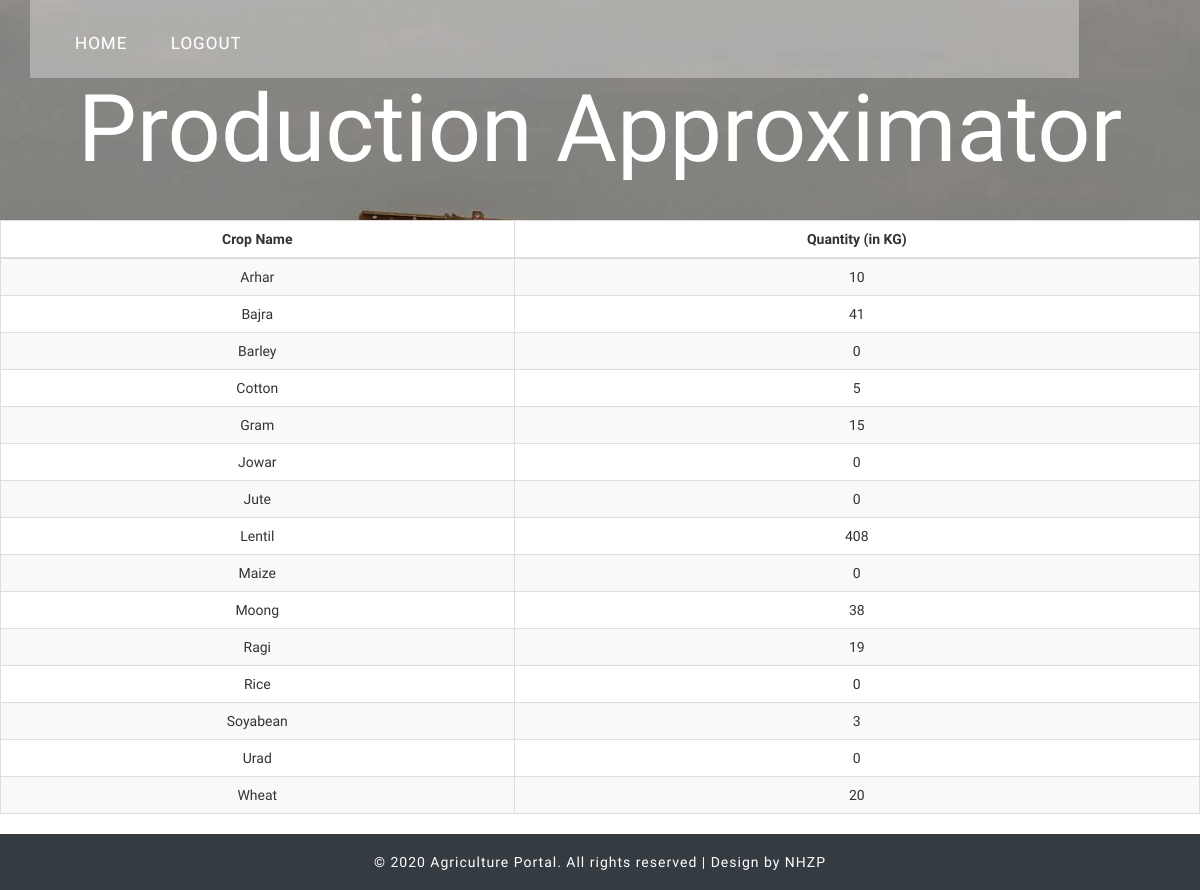
Page /production_approx.php on the earlier database version.
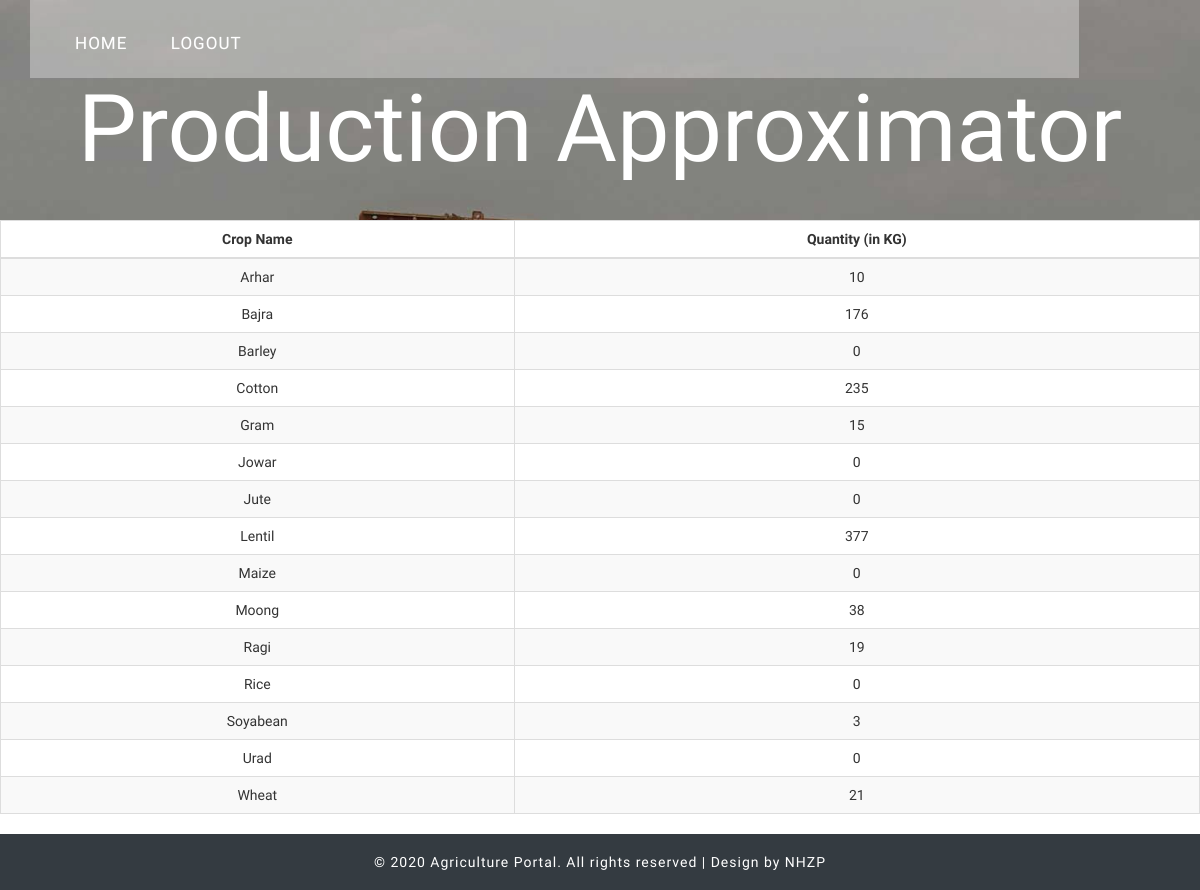
Same page on the later database version.
### tables this page shows
CREATE TABLE `production_approx` (
  `crop` varchar(20) NOT NULL,
  `quantity` int(11) NOT NULL
);

### production_approx.php (the view, shortened to what this page needs)
<?php
$servername="localhost";
$username="root";
$password="";
$dbname="agriculture_portal";
$conn =mysqli_connect($servername, $username, $password, $dbname);
$sql = "SELECT crop, quantity FROM production_approx;";
$result = mysqli_query($conn, $sql);
?>
<!DOCTYPE html>
<html>
<head>
<link rel="stylesheet" href="css/myprofilecss.css">
<link rel="stylesheet" href="//netdna.bootstrapcdn.com/font-awesome/4.5.0/css/font-awesome.min.css">
<link rel="stylesheet" href="css/build.css">
<link rel="stylesheet" href="css/myprofileupload.css">
<link href="css/bootstrap.css" rel='stylesheet' type='text/css' />
<link rel="stylesheet" href="https://use.fontawesome.com/releases/v5.8.2/css/all.css">
<link href="misc/pnotify.css" rel="stylesheet">
<link href="misc/pnotify.brighttheme.css" rel="stylesheet">
<link href="css/style.css" rel="stylesheet" type="text/css" media="all" />
<link href="css/pnotify.css" rel="stylesheet">
<link href="css/pnotify.brighttheme.css" rel="stylesheet">
</head>
<body>
	<div class="header-banner" style="min-height:220px">
		<div class="container">
			<div class="header-top">
				<div class="top-menu">
					<ul>
					<nav class="cl-effect-13">
						<li><a href="government_index.php">Home</a></li>
						<li><a href="php/logout.php">Logout</a></li>
					</nav>
					</ul>
				</div>
				<div class="clearfix"></div>
			</div>
			<div class="banner-info text-center">
				<h1><a href="production_approx.php">Production Approximator</a></h1>
			</div>
		</div>
	</div>
<table class="table table-striped table-bordered table-responsive-md btn-table">
<thead>
<tr>
    <th><center>Crop Name</center></th>
    <th><center>Quantity (in KG)</center></th>
</tr>
</thead>
<tbody>
<?php
while($row = $result->fetch_assoc()) {
    $x=ucfirst($row["crop"]);
    $y=$row["quantity"];
echo "<tr>";
    echo "<td><center>$x</center></td>";
    echo "<td><center>$y</center></td>";
echo "</tr>";
}
?>
</tbody>
</table>
	<div class="footer">
		<div class="container">
			<div class="copyright text-center">
				<p>&copy; 2020 Agriculture Portal. All rights reserved | Design by NHZP </a></p>
			</div>
		</div>
	</div>
</body>
</html>

Differences in the rows shown:
changed production_approx "Bajra": quantity "41" → "176"
changed production_approx "Cotton": quantity "5" → "235"
changed production_approx "Lentil": quantity "408" → "377"
changed production_approx "Wheat": quantity "20" → "21"
